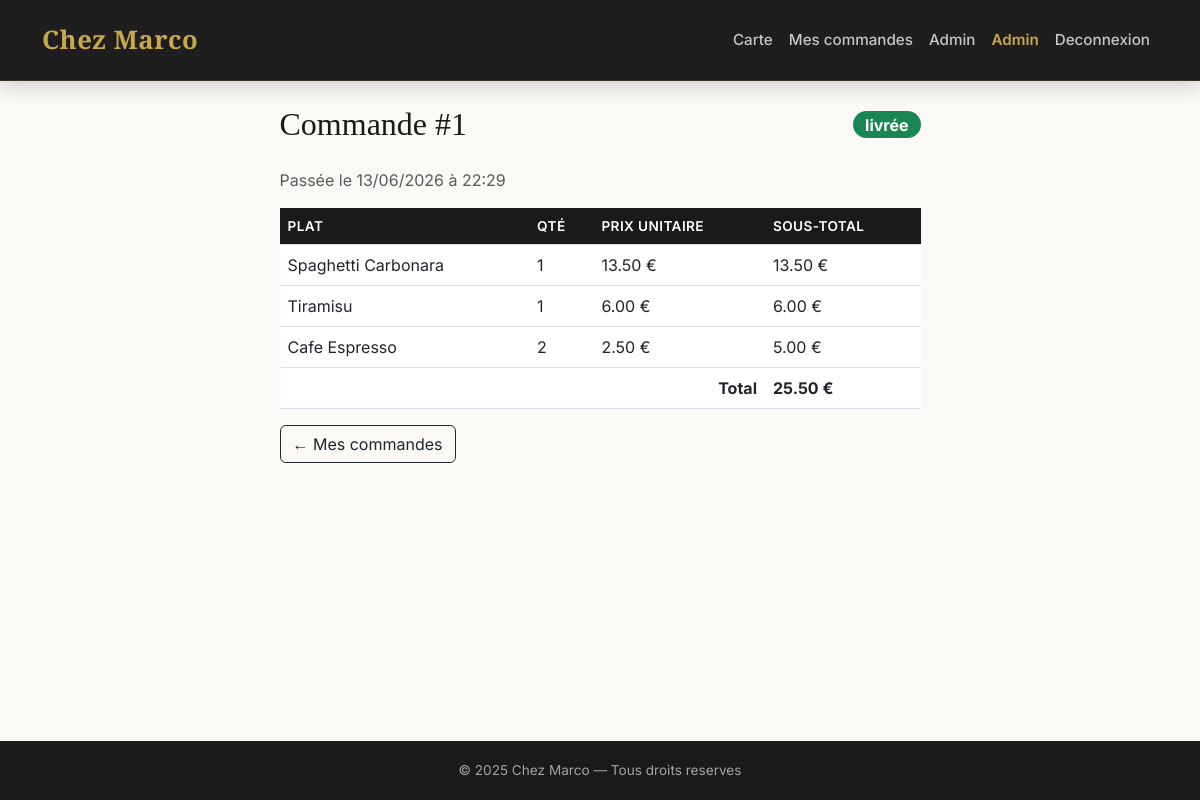
The page /?action=commande_show&id=1 (signed in) on the database its author committed.
### tables this page shows
CREATE TABLE commandes (
    id         INT AUTO_INCREMENT PRIMARY KEY,
    user_id    INT                                               NOT NULL,
    statut     ENUM('en_attente','confirmée','livrée','annulée') NOT NULL DEFAULT 'en_attente',
    total      DECIMAL(8,2)                                      NOT NULL DEFAULT 0.00,
    created_at DATETIME                                          NOT NULL DEFAULT CURRENT_TIMESTAMP,
    FOREIGN KEY (user_id) REFERENCES users(id) ON DELETE CASCADE,
    INDEX idx_commandes_user (user_id)
);

CREATE TABLE commande_plats (
    commande_id   INT         NOT NULL,
    plat_id       INT         NOT NULL,
    quantite      INT         NOT NULL DEFAULT 1,
    prix_unitaire DECIMAL(6,2) NOT NULL,
    PRIMARY KEY (commande_id, plat_id),
    FOREIGN KEY (commande_id) REFERENCES commandes(id) ON DELETE CASCADE,
    FOREIGN KEY (plat_id)     REFERENCES plats(id)     ON DELETE RESTRICT,
    INDEX idx_cmd_plats_commande (commande_id)
);

CREATE TABLE plats (
    id           INT AUTO_INCREMENT PRIMARY KEY,
    nom          VARCHAR(150)  NOT NULL,
    description  TEXT,
    prix         DECIMAL(6,2)  NOT NULL,
    disponible   TINYINT(1)    NOT NULL DEFAULT 1,
    image_url    VARCHAR(255),
    categorie_id INT           NOT NULL,
    FOREIGN KEY (categorie_id) REFERENCES categories(id) ON DELETE RESTRICT,
    INDEX idx_plats_categorie (categorie_id)
);

### controllers/CommandeController.php (called while the page is built, shortened)
<?php
require_once 'models/Commande.php';
class CommandeController {
    private Commande $commandeModel;
    public function __construct(PDO $pdo) {
        $this->commandeModel = new Commande($pdo);
    }
    public function show(): void {
        $id       = (int)($_GET['id'] ?? 0);
        $commande = $this->commandeModel->findById($id);
        $lignes = $this->commandeModel->getLignes($id);
        require 'views/commandes/show.php';
    }
}

### models/Commande.php (called while the page is built, shortened)
<?php
class Commande {
    private PDO $pdo;
    public function __construct(PDO $pdo) { $this->pdo = $pdo; }
    public function findById(int $id): array|false {
        $stmt = $this->pdo->prepare('SELECT * FROM commandes WHERE id = ?');
        $stmt->execute([$id]);
        return $stmt->fetch();
    }
    public function getLignes(int $commandeId): array {
        $stmt = $this->pdo->prepare(
            'SELECT cp.*, p.nom AS plat_nom
             FROM commande_plats cp
             JOIN plats p ON cp.plat_id = p.id
             WHERE cp.commande_id = ?'
        );
        $stmt->execute([$commandeId]);
        return $stmt->fetchAll();
    }
}

### views/commandes/show.php (the view)
<?php require 'views/layout/header.php'; ?>
<div class="row justify-content-center">
    <div class="col-md-7">
        <?php
        $badges = [
            'en_attente' => 'bg-warning text-dark',
            'confirmée'  => 'bg-primary',
            'livrée'     => 'bg-success',
            'annulée'    => 'bg-danger',
        ];
        $badge = $badges[$commande['statut']] ?? 'bg-secondary';
        ?>
        <div class="d-flex justify-content-between align-items-center mb-4">
            <h2 class="mb-0">Commande #<?= $commande['id'] ?></h2>
            <span class="badge <?= $badge ?> fs-6"><?= htmlspecialchars($commande['statut']) ?></span>
        </div>
        <p class="text-muted">
            Passée le <?= date('d/m/Y à H:i', strtotime($commande['created_at'])) ?>
        </p>
        <table class="table">
            <thead>
                <tr>
                    <th>Plat</th>
                    <th>Qté</th>
                    <th>Prix unitaire</th>
                    <th>Sous-total</th>
                </tr>
            </thead>
            <tbody>
            <?php foreach ($lignes as $ligne): ?>
                <tr>
                    <td><?= htmlspecialchars($ligne['plat_nom']) ?></td>
                    <td><?= $ligne['quantite'] ?></td>
                    <td><?= number_format($ligne['prix_unitaire'], 2) ?> €</td>
                    <td><?= number_format($ligne['prix_unitaire'] * $ligne['quantite'], 2) ?> €</td>
                </tr>
            <?php endforeach; ?>
            </tbody>
            <tfoot>
                <tr class="fw-bold">
                    <td colspan="3" class="text-end">Total</td>
                    <td><?= number_format($commande['total'], 2) ?> €</td>
                </tr>
            </tfoot>
        </table>
        <a href="<?= BASE_URL ?>?action=mes_commandes" class="btn btn-outline-dark">← Mes commandes</a>
    </div>
</div>
<?php require 'views/layout/footer.php'; ?>

### index.php (shortened to what this page needs)
<?php
require_once 'controllers/MenuController.php';
require_once 'controllers/CommandeController.php';
require_once 'controllers/ProfilController.php';
$cmdCtrl   = new CommandeController($pdo);
$action = $_GET['action'] ?? 'home';
switch ($action) {
    case 'commande_show':   $cmdCtrl->show();        break;
}

### views/layout/header.php (shortened to what this page needs)
<?php
$currentAction = $_GET['action'] ?? 'home';
?>
<!DOCTYPE html>
<html lang="fr">
<head>
    <link href="https://cdn.jsdelivr.net/npm/bootstrap@5.3.0/dist/css/bootstrap.min.css" rel="stylesheet">
    <link rel="stylesheet" href="https://cdn.jsdelivr.net/npm/bootstrap-icons@1.11.3/font/bootstrap-icons.min.css">
    <link rel="stylesheet" href="<?= BASE_URL ?>public/css/style.css?v=<?= time() ?>">
</head>
<body>
<nav class="navbar navbar-expand-lg navbar-dark navbar-marco">
    <div class="container">
        <a class="navbar-brand" href="<?= BASE_URL ?>?action=home">Chez Marco</a>
        <div class="collapse navbar-collapse" id="navbarMain">
            <div class="navbar-nav ms-auto">
                <?php if (isset($_SESSION['user_id'])): ?>
                    <a class="nav-link <?= $currentAction === 'plats' ? 'active' : '' ?>" href="<?= BASE_URL ?>?action=plats">Carte</a>
                    <a class="nav-link <?= $currentAction === 'mes_commandes' ? 'active' : '' ?>" href="<?= BASE_URL ?>?action=mes_commandes">Mes commandes</a>
                    <a class="nav-link <?= $currentAction === 'profil' ? 'active' : '' ?>" href="<?= BASE_URL ?>?action=profil"><?= htmlspecialchars($_SESSION['nom'] ?? '') ?></a>
                    <?php if ($_SESSION['role'] === 'admin'): ?>
                        <a class="nav-link nav-link-admin <?= str_starts_with($currentAction, 'admin') || str_starts_with($currentAction, 'plats_admin') ? 'active' : '' ?>" href="<?= BASE_URL ?>?action=admin_dashboard">Admin</a>
                    <?php endif; ?>
                    <a class="nav-link" href="<?= BASE_URL ?>?action=logout">Deconnexion</a>
                <?php else: ?>
                    <a class="nav-link <?= $currentAction === 'login' ? 'active' : '' ?>" href="<?= BASE_URL ?>?action=login">Connexion</a>
                    <a class="nav-link btn-inscription" href="<?= BASE_URL ?>?action=register">Inscription</a>
                <?php endif; ?>
            </div>
        </div>
    </div>
</nav>
<div class="container mt-4 mb-5">

### views/layout/footer.php (shortened to what this page needs)
</div>
<footer class="footer-marco">
    <div class="container text-center">
        <p class="mb-0">&copy; 2025 Chez Marco — Tous droits reserves</p>
    </div>
</footer>
</body>
</html>

### public/css/style.css (style rules this page uses)
:root { --color-noir: #1A1A1A; --color-blanc: #FBF9F6; --color-blanc-pur: #FFFFFF; --color-dore: #C9A84C; --color-rouge: #D6303A; --color-gris: #6c757d; --color-gris-clair: #e9e5df; --font-titre: 'Playfair Display', Georgia, serif; --font-corps: 'Inter', system-ui, sans-serif; --radius: 12px; --shadow-card: 0 4px 15px rgba(0, 0, 0, 0.04); --transition: 0.2s ease; }
body { background-color: var(--color-blanc); font-family: var(--font-corps); color: var(--color-noir); min-height: 100vh; display: flex; flex-direction: column; }
h1, h2, h3, h4 { font-family: var(--font-titre); color: var(--color-noir); }
.navbar-marco { background-color: rgba(26, 26, 26, 0.98); backdrop-filter: blur(10px); padding: 1rem 0; box-shadow: 0 4px 20px rgba(0, 0, 0, 0.2); border-bottom: 1px solid rgba(201, 168, 76, 0.15); }
.navbar-marco .navbar-brand { font-family: var(--font-titre); font-size: 1.6rem; font-weight: 700; color: var(--color-dore); transition: color var(--transition); letter-spacing: 0.5px; }
.navbar-marco .nav-link { color: rgba(255, 255, 255, 0.75); font-weight: 500; font-size: 0.95rem; padding: 0.5rem 1.2rem; transition: all var(--transition); position: relative; }
.navbar-marco .nav-link:not(.btn-inscription)::after { content: ''; position: absolute; bottom: 2px; left: 50%; transform: translateX(-50%); width: 0; height: 2px; background-color: var(--color-dore); transition: width var(--transition); border-radius: 2px; }
.navbar-marco .nav-link-admin { color: var(--color-dore); font-weight: 600; }
.footer-marco { background-color: var(--color-noir); color: rgba(255, 255, 255, 0.6); padding: 1.2rem 0; margin-top: auto; font-size: 0.85rem; }
.badge { font-size: 0.8rem; border-radius: 20px; padding: 0.35em 0.75em; }
.table th { background-color: var(--color-noir); color: #fff; font-weight: 600; font-size: 0.85rem; text-transform: uppercase; letter-spacing: 0.03em; }

### rows shown on the page
commandes: id "1", statut "livrée", created_at "13/06/2026 à 22:29", total "25.50"
commande_plats: plat.nom "Spaghetti Carbonara", quantite "1", prix_unitaire "13.50", $ligne['prix_unitaire']*$ligne['quantite'] "13.50"
commande_plats: plat.nom "Tiramisu", quantite "1", prix_unitaire "6.00", $ligne['prix_unitaire']*$ligne['quantite'] "6.00"
commande_plats: plat.nom "Cafe Espresso", quantite "2", prix_unitaire "2.50", $ligne['prix_unitaire'] * $ligne['quantite'] "5.00"

### other values the page prints
$_SESSION['nom'] "Admin"
